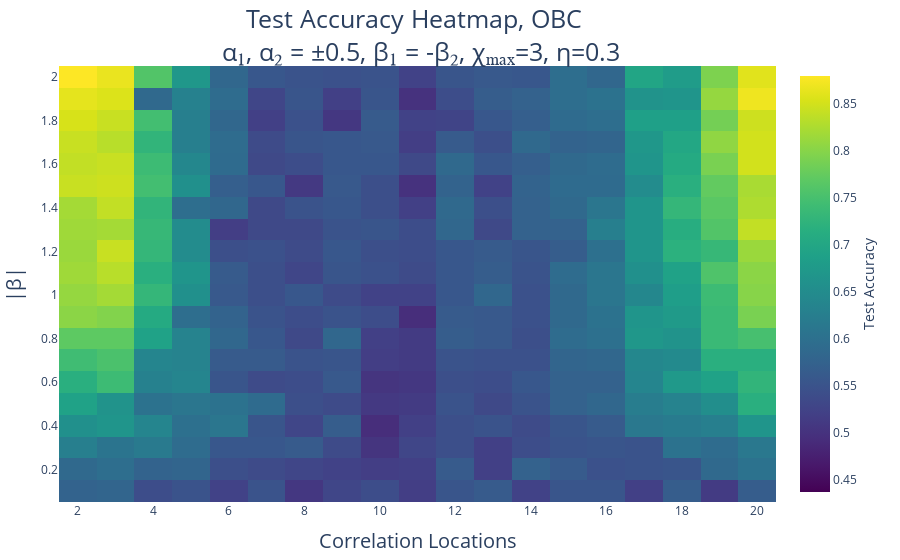

This figure's notebook cell:
### Code cell
using PlotlyJS
using DelimitedFiles
using MathJaxRenderer

# train_accs_OBC = readdlm("/Users/angusrutherford/Desktop/Honours/Project/Code/QuantumInspiredML/train_OBC_stoud_vary_beta_corr_alphapm08.csv", ',')
# test_accs_OBC = readdlm("/Users/angusrutherford/Desktop/Honours/Project/Code/QuantumInspiredML/test_OBC_stoud_vary_beta_corr_alphapm08.csv", ',')
# train_accs_PBC = readdlm("/Users/angusrutherford/Desktop/Honours/Project/Code/QuantumInspiredML/train_PBC_stoud_vary_beta_corr_alphapm08.csv", ',')
# test_accs_PBC = readdlm("/Users/angusrutherford/Desktop/Honours/Project/Code/QuantumInspiredML/test_PBC_stoud_vary_beta_corr_alphapm08.csv", ',')

# train_accs_OBC = readdlm("/Users/angusrutherford/Desktop/Honours/Project/Code/QuantumInspiredML/train_OBC_stoud_vary_beta_corr_alpha08.csv", ',')
# test_accs_OBC = readdlm("/Users/angusrutherford/Desktop/Honours/Project/Code/QuantumInspiredML/test_OBC_stoud_vary_beta_corr_alpha08.csv", ',')
# train_accs_PBC = readdlm("/Users/angusrutherford/Desktop/Honours/Project/Code/QuantumInspiredML/train_PBC_stoud_vary_beta_corr_alpha08.csv", ',')
# test_accs_PBC = readdlm("/Users/angusrutherford/Desktop/Honours/Project/Code/QuantumInspiredML/test_PBC_stoud_vary_beta_corr_alpha08.csv", ',')

# train_accs_OBC = readdlm("/Users/angusrutherford/Desktop/Honours/Project/Code/QuantumInspiredML/train_OBC_stoud_vary_beta_corr_alphapm05.csv", ',')
# test_accs_OBC = readdlm("/Users/angusrutherford/Desktop/Honours/Project/Code/QuantumInspiredML/test_OBC_stoud_vary_beta_corr_alphapm05.csv", ',')
# train_accs_PBC = readdlm("/Users/angusrutherford/Desktop/Honours/Project/Code/QuantumInspiredML/train_PBC_stoud_vary_beta_corr_alphapm05.csv", ',')
# test_accs_PBC = readdlm("/Users/angusrutherford/Desktop/Honours/Project/Code/QuantumInspiredML/test_PBC_stoud_vary_beta_corr_alphapm05.csv", ',')

# train_accs_OBC = readdlm("/Users/angusrutherford/Desktop/Honours/Project/Code/QuantumInspiredML/train_OBC_stoud_vary_beta_corr_alphapm06_chi3.csv", ',')
# test_accs_OBC = readdlm("/Users/angusrutherford/Desktop/Honours/Project/Code/QuantumInspiredML/test_OBC_stoud_vary_beta_corr_alphapm06_chi3.csv", ',')
# train_accs_PBC = readdlm("/Users/angusrutherford/Desktop/Honours/Project/Code/QuantumInspiredML/train_PBC_stoud_vary_beta_corr_alphapm06_chi3.csv", ',')
# test_accs_PBC = readdlm("/Users/angusrutherford/Desktop/Honours/Project/Code/QuantumInspiredML/test_PBC_stoud_vary_beta_corr_alphapm06_chi3.csv", ',')

# train_accs_OBC = readdlm("/Users/angusrutherford/Desktop/Honours/Project/Code/QuantumInspiredML/train_OBC_stoud_vary_beta_corr_alphapm05_chi3_eta03.csv", ',')
# test_accs_OBC = readdlm("/Users/angusrutherford/Desktop/Honours/Project/Code/QuantumInspiredML/test_OBC_stoud_vary_beta_corr_alphapm05_chi3_eta03.csv", ',')
# train_accs_PBC = readdlm("/Users/angusrutherford/Desktop/Honours/Project/Code/QuantumInspiredML/train_PBC_stoud_vary_beta_corr_alphapm05_chi3_eta03.csv", ',')
# test_accs_PBC = readdlm("/Users/angusrutherford/Desktop/Honours/Project/Code/QuantumInspiredML/test_PBC_stoud_vary_beta_corr_alphapm05_chi3_eta03.csv", ',')

train_accs_OBC = readdlm("/Users/angusrutherford/Desktop/Honours/Project/Code/QuantumInspiredML/train_OBC_stoud_vary_beta_corr_alpha08_chi3_eta02.csv", ',')
test_accs_OBC = readdlm("/Users/angusrutherford/Desktop/Honours/Project/Code/QuantumInspiredML/test_OBC_stoud_vary_beta_corr_alpha08_chi3_eta02.csv", ',')
train_accs_PBC = readdlm("/Users/angusrutherford/Desktop/Honours/Project/Code/QuantumInspiredML/train_PBC_stoud_vary_beta_corr_alpha08_chi3_eta02.csv", ',')
test_accs_PBC = readdlm("/Users/angusrutherford/Desktop/Honours/Project/Code/QuantumInspiredML/test_PBC_stoud_vary_beta_corr_alpha08_chi3_eta02.csv", ',')

corr_locs = 2:20
betas = 0.1:0.1:2
#±
fig = plot(
    heatmap(
        x=corr_locs,
        y=betas,
        z=test_accs_PBC,
        coloraxis="coloraxis"
    ),
    Layout(
        title=attr(
            #text="Test Accuracy Heatmap, OBC <br> α₁, α₂ = ±0.5, β₁ = -β₂, χₘₐₓ=3",  # Two-line title
            text="Test Accuracy Heatmap, OBC <br> α₁, α₂ = 0.8, β₁ = -β₂, χₘₐₓ=3",  # Two-line title
            font=attr(size=25),  # Font size for the title
            xref="paper",  # Referencing the paper space (entire layout)
            x=0.5,  # Center the title
            xanchor="center",
            y=0.95,  # Adjust vertical position of the title
            yanchor="top",
            pad=attr(b=20)  # Add padding below the title
        ),
        margin=attr(t=66),  # Add top margin to avoid overlapping
        xaxis=attr(
            title="Correlation Locations",
            titlefont=attr(size=20),
            side="bottom"
        ),
        yaxis=attr(
            title="|β|",
            titlefont=attr(size=20)
        ),
        coloraxis=attr(
            cmin=minimum(test_accs_OBC),
            cmax=maximum(test_accs_PBC),
            colorscale="Viridis",
            colorbar=attr(
                title=attr(
                    text="Test Accuracy",
                    side="right"
                ),
                titlefont=attr(size=20)
            )
        )
    )
)

# Display the plot
display(fig)

#savefig(fig, "test_PBC_stoud_vary_beta_corr_alphapm05_chi3_eta03_heatmap.png", format="png", scale=11)

# trace1 = scatter(;x=corr_locs, y=test_accs_OBC[20, :], mode="lines+markers", name="OBC - β₁,β₂=(+/-) 2")
# trace2 = scatter(;x=corr_locs, y=test_accs_PBC[20, :], mode="lines+markers", name="PBC - β₁,β₂=(+/-) 2")
# trace3 = scatter(;x=corr_locs, y=test_accs_OBC[1, :], mode="lines+markers", name="OBC - β₁,β₂=(+/-) 0.1")
# trace4 = scatter(;x=corr_locs, y=test_accs_PBC[1, :], mode="lines+markers", name="PBC - β₁,β₂=(+/-) 0.1")

# layout = Layout(
#     title="OBC Testing Accuracy vs PBC Testing Accuracy<br><sub>Stoudenmire, α₁,α₂=(+/-) 0.5, β₁,β₂=(+/-) 2 vs β₁,β₂=(+/-) 0.1, chi_max=3, eta=0.3</sub>",
#     titlefont=attr(size=20),  # Font size for the title
#     xaxis=attr(
#         title="Correlation Location (of Second Site)",  # LaTeX in title
#         titlefont=attr(size=16)
#     ),
#     yaxis=attr(
#         title="Accuracy",  # LaTeX in title
#         titlefont=attr(size=16)
#     ),
#     margin=attr(t=100)  # Increase top margin to avoid overlap with title
# )

# myplot = plot([trace1, trace2, trace3, trace4], layout)

# savefig(myplot, "OBC_vs_PBC_alphapm05_betapm2_vs_betapm01_chi3_eta03.png", format = "png", scale = 11)

### Figure 1 — Plotly figure (JSON) as saved in the notebook; plotly's stock layout.template omitted (floating-point values rounded to 4 significant figures; data arrays with more than 128 entries replaced by an {"elided": "..."} marker saying what was removed)
{"data": [{"coloraxis": "coloraxis", "transpose": true, "type": "heatmap", "x": [2, 3, 4, 5, 6, 7, 8, 9, 10, 11, 12, 13, 14, 15, 16, 17, 18, 19, 20], "y": [0.1, 0.2, 0.3, 0.4, 0.5, 0.6, 0.7, 0.8, 0.9, 1, 1.1, 1.2, 1.3, 1.4, 1.5, 1.6, 1.7, 1.8, 1.9, 2], "z": {"elided": "19x20 float values"}}], "layout": {"coloraxis": {"cmax": 0.88, "cmin": 0.4367, "colorbar": {"title": {"side": "right", "text": "Test Accuracy"}, "titlefont": {"size": 20}}, "colorscale": "Viridis"}, "margin": {"b": 50, "l": 50, "r": 50, "t": 66}, "title": {"font": {"size": 25}, "pad": {"b": 20}, "text": "Test Accuracy Heatmap, OBC <br> α₁, α₂ = ±0.5, β₁ = -β₂, χₘₐₓ=3, η=0.3", "x": 0.5, "xanchor": "center", "xref": "paper", "y": 0.95, "yanchor": "top"}, "xaxis": {"side": "bottom", "title": "Correlation Locations", "titlefont": {"size": 20}}, "yaxis": {"title": "|β|", "titlefont": {"size": 20}}}}
